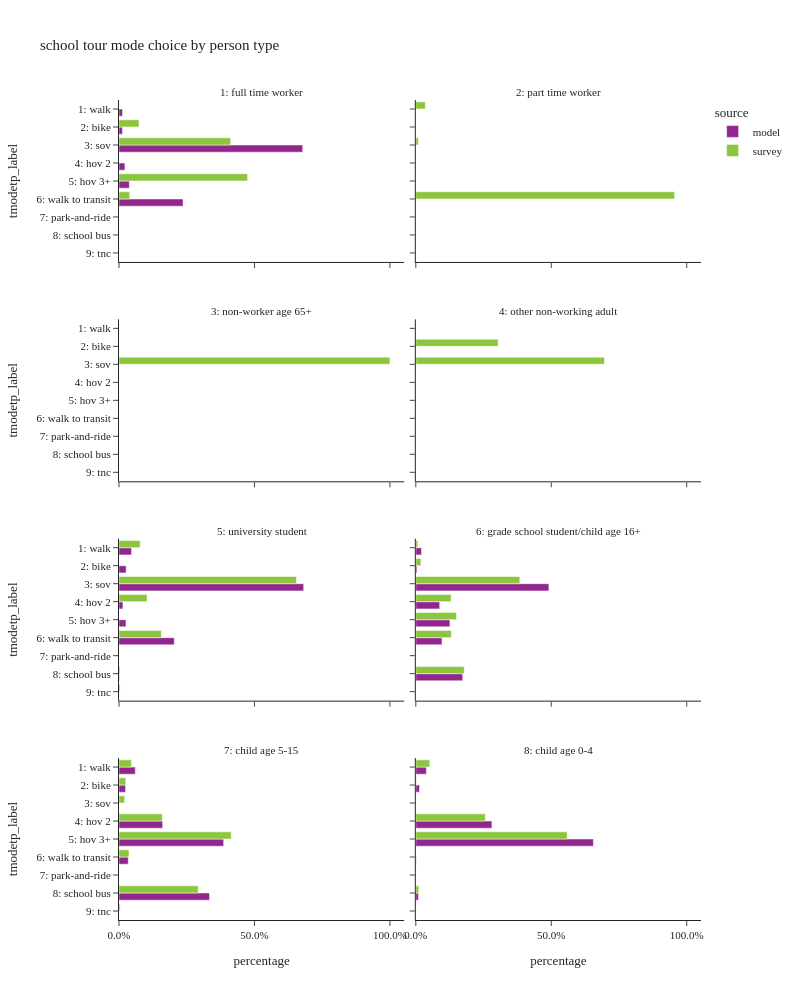

Here is the notebook cell this chart was saved with:
### Code cell
plot_mode_choice(sc_tour, "pptyp_label",
                 {"pptyp_label": ["1: full time worker", "2: part time worker", "3: non-worker age 65+",
                                  "4: other non-working adult", "5: university student",
                                  "6: grade school student/child age 16+", "7: child age 5-15", "8: child age 0-4"],
                  "tmodetp_label": order_mode},
                 "person type", 2, 1000)

### Figure 1 — Plotly figure (JSON) as saved in the notebook; plotly's stock layout.template omitted (floating-point values rounded to 4 significant figures)
{"data": [{"alignmentgroup": "True", "customdata": [[7], [7], [373], [12], [21], [130]], "hovertemplate": "source=model<br>pptyp_label=1: full time worker<br>percentage=%{x}<br>tmodetp_label=%{y}<br>sample count=%{customdata[0]}<extra></extra>", "legendgroup": "model", "marker": {"color": "#91268F", "pattern": {"shape": ""}}, "name": "model", "offsetgroup": "model", "orientation": "h", "showlegend": true, "textposition": "auto", "type": "bar", "x": [0.01273, 0.01273, 0.6782, 0.02182, 0.03818, 0.2364], "xaxis": "x7", "y": ["1: walk", "2: bike", "3: sov", "4: hov 2", "5: hov 3+", "6: walk to transit"], "yaxis": "y7"}, {"alignmentgroup": "True", "customdata": [[1], [1], [1], [1]], "hovertemplate": "source=survey<br>pptyp_label=1: full time worker<br>percentage=%{x}<br>tmodetp_label=%{y}<br>sample count=%{customdata[0]}<extra></extra>", "legendgroup": "survey", "marker": {"color": "#8CC63E", "pattern": {"shape": ""}}, "name": "survey", "offsetgroup": "survey", "orientation": "h", "showlegend": true, "textposition": "auto", "type": "bar", "x": [0.07385, 0.412, 0.4745, 0.0396], "xaxis": "x7", "y": ["2: bike", "3: sov", "5: hov 3+", "6: walk to transit"], "yaxis": "y7"}, {"alignmentgroup": "True", "customdata": [[1], [1], [1]], "hovertemplate": "source=survey<br>pptyp_label=2: part time worker<br>percentage=%{x}<br>tmodetp_label=%{y}<br>sample count=%{customdata[0]}<extra></extra>", "legendgroup": "survey", "marker": {"color": "#8CC63E", "pattern": {"shape": ""}}, "name": "survey", "offsetgroup": "survey", "orientation": "h", "showlegend": false, "textposition": "auto", "type": "bar", "x": [0.03512, 0.0097, 0.9552], "xaxis": "x8", "y": ["1: walk", "3: sov", "6: walk to transit"], "yaxis": "y8"}, {"alignmentgroup": "True", "customdata": [[1]], "hovertemplate": "source=survey<br>pptyp_label=3: non-worker age 65+<br>percentage=%{x}<br>tmodetp_label=%{y}<br>sample count=%{customdata[0]}<extra></extra>", "legendgroup": "survey", "marker": {"color": "#8CC63E", "pattern": {"shape": ""}}, "name": "survey", "offsetgroup": "survey", "orientation": "h", "showlegend": false, "textposition": "auto", "type": "bar", "x": [1.0], "xaxis": "x5", "y": ["3: sov"], "yaxis": "y5"}, {"alignmentgroup": "True", "customdata": [[1], [2]], "hovertemplate": "source=survey<br>pptyp_label=4: other non-working adult<br>percentage=%{x}<br>tmodetp_label=%{y}<br>sample count=%{customdata[0]}<extra></extra>", "legendgroup": "survey", "marker": {"color": "#8CC63E", "pattern": {"shape": ""}}, "name": "survey", "offsetgroup": "survey", "orientation": "h", "showlegend": false, "textposition": "auto", "type": "bar", "x": [0.3038, 0.6962], "xaxis": "x6", "y": ["2: bike", "3: sov"], "yaxis": "y6"}, {"alignmentgroup": "True", "customdata": [[3493], [1975], [51410], [1094], [1937], [15396], [118]], "hovertemplate": "source=model<br>pptyp_label=5: university student<br>percentage=%{x}<br>tmodetp_label=%{y}<br>sample count=%{customdata[0]}<extra></extra>", "legendgroup": "model", "marker": {"color": "#91268F", "pattern": {"shape": ""}}, "name": "model", "offsetgroup": "model", "orientation": "h", "showlegend": false, "textposition": "auto", "type": "bar", "x": [0.04631, 0.02619, 0.6816, 0.0145, 0.02568, 0.2041, 0.001565], "xaxis": "x3", "y": ["1: walk", "2: bike", "3: sov", "4: hov 2", "5: hov 3+", "6: walk to transit", "8: school bus"], "yaxis": "y3"}, {"alignmentgroup": "True", "customdata": [[13], [13], [1], [21], [1], [1]], "hovertemplate": "source=survey<br>pptyp_label=5: university student<br>percentage=%{x}<br>tmodetp_label=%{y}<br>sample count=%{customdata[0]}<extra></extra>", "legendgroup": "survey", "marker": {"color": "#8CC63E", "pattern": {"shape": ""}}, "name": "survey", "offsetgroup": "survey", "orientation": "h", "showlegend": false, "textposition": "auto", "type": "bar", "x": [0.07789, 0.6549, 0.1034, 0.1564, 0.003535, 0.003907], "xaxis": "x3", "y": ["1: walk", "3: sov", "4: hov 2", "6: walk to transit", "8: school bus", "9: tnc"], "yaxis": "y3"}, {"alignmentgroup": "True", "customdata": [[1717], [342], [40349], [7237], [10343], [7939], [14220]], "hovertemplate": "source=model<br>pptyp_label=6: grade school student/child age 16+<br>percentage=%{x}<br>tmodetp_label=%{y}<br>sample count=%{customdata[0]}<extra></extra>", "legendgroup": "model", "marker": {"color": "#91268F", "pattern": {"shape": ""}}, "name": "model", "offsetgroup": "model", "orientation": "h", "showlegend": false, "textposition": "auto", "type": "bar", "x": [0.0209, 0.004163, 0.4912, 0.0881, 0.1259, 0.09664, 0.1731], "xaxis": "x4", "y": ["1: walk", "2: bike", "3: sov", "4: hov 2", "5: hov 3+", "6: walk to transit", "8: school bus"], "yaxis": "y4"}, {"alignmentgroup": "True", "customdata": [[4], [3], [21], [8], [12], [13], [11]], "hovertemplate": "source=survey<br>pptyp_label=6: grade school student/child age 16+<br>percentage=%{x}<br>tmodetp_label=%{y}<br>sample count=%{customdata[0]}<extra></extra>", "legendgroup": "survey", "marker": {"color": "#8CC63E", "pattern": {"shape": ""}}, "name": "survey", "offsetgroup": "survey", "orientation": "h", "showlegend": false, "textposition": "auto", "type": "bar", "x": [0.007399, 0.01872, 0.3838, 0.1303, 0.1501, 0.1309, 0.1788], "xaxis": "x4", "y": ["1: walk", "2: bike", "3: sov", "4: hov 2", "5: hov 3+", "6: walk to transit", "8: school bus"], "yaxis": "y4"}, {"alignmentgroup": "True", "customdata": [[4], [24221], [9749], [64977], [155755], [13733], [134708], [5]], "hovertemplate": "source=model<br>pptyp_label=7: child age 5-15<br>percentage=%{x}<br>tmodetp_label=%{y}<br>sample count=%{customdata[0]}<extra></extra>", "legendgroup": "model", "marker": {"color": "#91268F", "pattern": {"shape": ""}}, "name": "model", "offsetgroup": "model", "orientation": "h", "showlegend": false, "textposition": "auto", "type": "bar", "x": [9.922e-06, 0.06008, 0.02418, 0.1612, 0.3863, 0.03406, 0.3341, 1.24e-05], "xaxis": "x", "y": [null, "1: walk", "2: bike", "4: hov 2", "5: hov 3+", "6: walk to transit", "8: school bus", "9: tnc"], "yaxis": "y"}, {"alignmentgroup": "True", "customdata": [[1], [39], [12], [3], [55], [134], [14], [140], [1]], "hovertemplate": "source=survey<br>pptyp_label=7: child age 5-15<br>percentage=%{x}<br>tmodetp_label=%{y}<br>sample count=%{customdata[0]}<extra></extra>", "legendgroup": "survey", "marker": {"color": "#8CC63E", "pattern": {"shape": ""}}, "name": "survey", "offsetgroup": "survey", "orientation": "h", "showlegend": false, "textposition": "auto", "type": "bar", "x": [0.0001128, 0.0462, 0.02507, 0.02086, 0.1601, 0.4143, 0.03694, 0.2923, 0.004105], "xaxis": "x", "y": [null, "1: walk", "2: bike", "3: sov", "4: hov 2", "5: hov 3+", "6: walk to transit", "8: school bus", "9: tnc"], "yaxis": "y"}, {"alignmentgroup": "True", "customdata": [[1739], [604], [12560], [29305], [72], [438]], "hovertemplate": "source=model<br>pptyp_label=8: child age 0-4<br>percentage=%{x}<br>tmodetp_label=%{y}<br>sample count=%{customdata[0]}<extra></extra>", "legendgroup": "model", "marker": {"color": "#91268F", "pattern": {"shape": ""}}, "name": "model", "offsetgroup": "model", "orientation": "h", "showlegend": false, "textposition": "auto", "type": "bar", "x": [0.03889, 0.01351, 0.2809, 0.6553, 0.00161, 0.009795], "xaxis": "x2", "y": ["1: walk", "2: bike", "4: hov 2", "5: hov 3+", "6: walk to transit", "8: school bus"], "yaxis": "y2"}, {"alignmentgroup": "True", "customdata": [[2], [8], [3], [27], [34], [2]], "hovertemplate": "source=survey<br>pptyp_label=8: child age 0-4<br>percentage=%{x}<br>tmodetp_label=%{y}<br>sample count=%{customdata[0]}<extra></extra>", "legendgroup": "survey", "marker": {"color": "#8CC63E", "pattern": {"shape": ""}}, "name": "survey", "offsetgroup": "survey", "orientation": "h", "showlegend": false, "textposition": "auto", "type": "bar", "x": [0.1206, 0.0513, 0.002058, 0.2565, 0.5586, 0.01091], "xaxis": "x2", "y": [null, "1: walk", "2: bike", "4: hov 2", "5: hov 3+", "8: school bus"], "yaxis": "y2"}], "layout": {"annotations": [{"font": {}, "showarrow": false, "text": "7: child age 5-15", "x": 0.245, "xanchor": "center", "xref": "paper", "y": 0.1975, "yanchor": "bottom", "yref": "paper"}, {"font": {}, "showarrow": false, "text": "8: child age 0-4", "x": 0.755, "xanchor": "center", "xref": "paper", "y": 0.1975, "yanchor": "bottom", "yref": "paper"}, {"font": {}, "showarrow": false, "text": "5: university student", "x": 0.245, "xanchor": "center", "xref": "paper", "y": 0.465, "yanchor": "bottom", "yref": "paper"}, {"font": {}, "showarrow": false, "text": "6: grade school student/child age 16+", "x": 0.755, "xanchor": "center", "xref": "paper", "y": 0.465, "yanchor": "bottom", "yref": "paper"}, {"font": {}, "showarrow": false, "text": "3: non-worker age 65+", "x": 0.245, "xanchor": "center", "xref": "paper", "y": 0.7325, "yanchor": "bottom", "yref": "paper"}, {"font": {}, "showarrow": false, "text": "4: other non-working adult", "x": 0.755, "xanchor": "center", "xref": "paper", "y": 0.7325, "yanchor": "bottom", "yref": "paper"}, {"font": {}, "showarrow": false, "text": "1: full time worker", "x": 0.245, "xanchor": "center", "xref": "paper", "y": 1.0, "yanchor": "bottom", "yref": "paper"}, {"font": {}, "showarrow": false, "text": "2: part time worker", "x": 0.755, "xanchor": "center", "xref": "paper", "y": 1.0, "yanchor": "bottom", "yref": "paper"}], "barmode": "group", "height": 1000, "legend": {"title": {"text": "source"}, "tracegroupgap": 0}, "title": {"text": "school tour mode choice by person type"}, "width": 800, "xaxis": {"anchor": "y", "domain": [0.0, 0.49], "tickformat": ".1%", "title": {"text": "percentage"}}, "xaxis2": {"anchor": "y2", "domain": [0.51, 1.0], "matches": "x", "tickformat": ".1%", "title": {"text": "percentage"}}, "xaxis3": {"anchor": "y3", "domain": [0.0, 0.49], "matches": "x", "showticklabels": false, "tickformat": ".1%"}, "xaxis4": {"anchor": "y4", "domain": [0.51, 1.0], "matches": "x", "showticklabels": false, "tickformat": ".1%"}, "xaxis5": {"anchor": "y5", "domain": [0.0, 0.49], "matches": "x", "showticklabels": false, "tickformat": ".1%"}, "xaxis6": {"anchor": "y6", "domain": [0.51, 1.0], "matches": "x", "showticklabels": false, "tickformat": ".1%"}, "xaxis7": {"anchor": "y7", "domain": [0.0, 0.49], "matches": "x", "showticklabels": false, "tickformat": ".1%"}, "xaxis8": {"anchor": "y8", "domain": [0.51, 1.0], "matches": "x", "showticklabels": false, "tickformat": ".1%"}, "yaxis": {"anchor": "x", "categoryarray": ["9: tnc", "8: school bus", "7: park-and-ride", "6: walk to transit", "5: hov 3+", "4: hov 2", "3: sov", "2: bike", "1: walk"], "categoryorder": "array", "domain": [0.0, 0.1975], "title": {"text": "tmodetp_label"}}, "yaxis2": {"anchor": "x2", "domain": [0.0, 0.1975], "matches": "y", "showticklabels": false}, "yaxis3": {"anchor": "x3", "categoryarray": ["9: tnc", "8: school bus", "7: park-and-ride", "6: walk to transit", "5: hov 3+", "4: hov 2", "3: sov", "2: bike", "1: walk"], "categoryorder": "array", "domain": [0.2675, 0.465], "matches": "y", "title": {"text": "tmodetp_label"}}, "yaxis4": {"anchor": "x4", "domain": [0.2675, 0.465], "matches": "y", "showticklabels": false}, "yaxis5": {"anchor": "x5", "categoryarray": ["9: tnc", "8: school bus", "7: park-and-ride", "6: walk to transit", "5: hov 3+", "4: hov 2", "3: sov", "2: bike", "1: walk"], "categoryorder": "array", "domain": [0.535, 0.7325], "matches": "y", "title": {"text": "tmodetp_label"}}, "yaxis6": {"anchor": "x6", "domain": [0.535, 0.7325], "matches": "y", "showticklabels": false}, "yaxis7": {"anchor": "x7", "categoryarray": ["9: tnc", "8: school bus", "7: park-and-ride", "6: walk to transit", "5: hov 3+", "4: hov 2", "3: sov", "2: bike", "1: walk"], "categoryorder": "array", "domain": [0.8025, 1.0], "matches": "y", "title": {"text": "tmodetp_label"}}, "yaxis8": {"anchor": "x8", "domain": [0.8025, 1.0], "matches": "y", "showticklabels": false}}}
